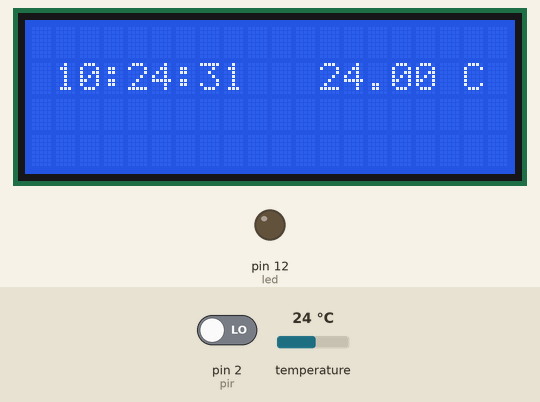
Simulated run of this sketch. Board: Arduino Uno, built with avr-gcc and run on an emulated ATmega328P. On the bench: 20×4 character LCD, output pins drawn as LEDs (lit = HIGH). The test bench sets the inputs (shaded band); at power-on: pin 2 (pir) LOW, temperature 24 °C. The local clock reads 2024-03-15 10:24:30 at power-on unless the sketch sets it; what the sketch prints to the serial monitor is not drawn.

Above: at 1.2 s.
1.3 s: pin 2 (pir) driven HIGH
At 4.0 s:
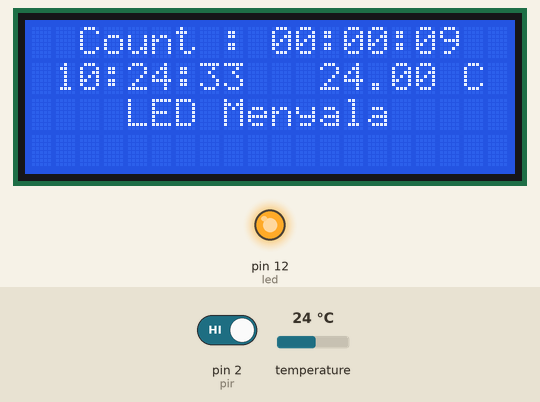
5.5 s: pin 2 (pir) driven LOW
At 6.9 s:
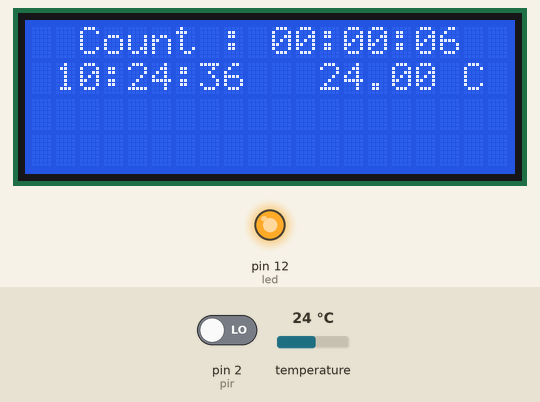
9.7 s: pin 2 (pir) driven HIGH
At 13.8 s:
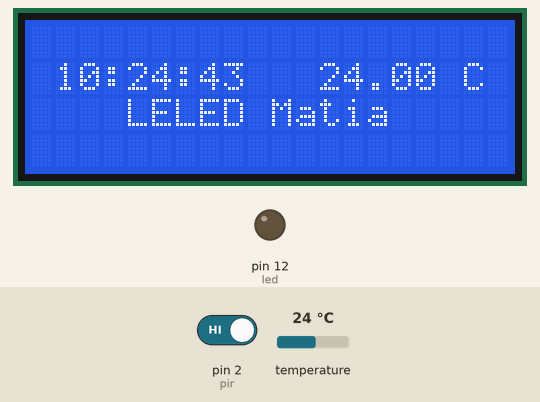
13.9 s: temperature set to 12 °C
At 15.5 s:
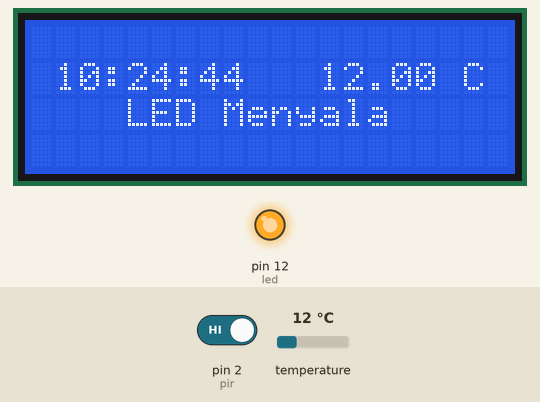
17.2 s: temperature set to 19 °C
At 18.6 s:
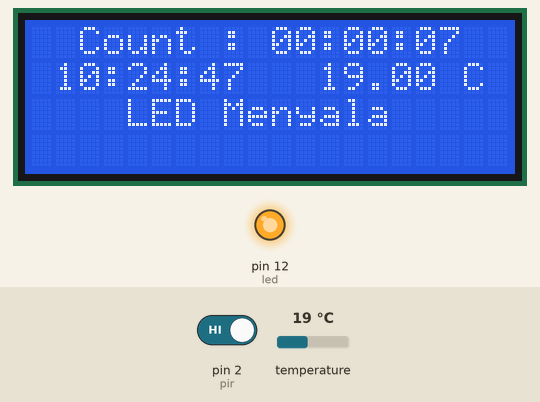
20.3 s: temperature set to 28 °C
At 21.8 s:
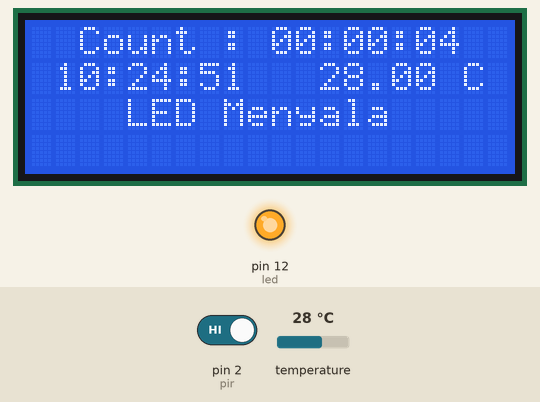
Timing chart, 0 to 23.3 s (numbered marks = the images above; inputs shaded):
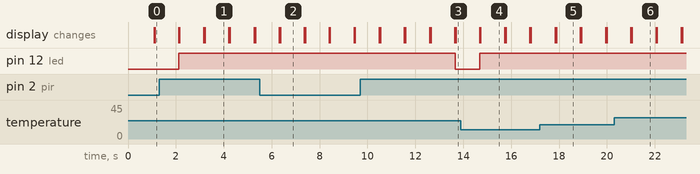

Measured:
- after the input at 1.3 s, pin 12 (led): LOW → HIGH after 0.83 s; the display: first changes after 0.83 s (image 1 shows a later state)
- after the input at 5.5 s, the display: first changes after 0.81 s (image 2 shows a later state)
- after the input at 9.7 s, the display: first changes after 0.79 s (image 3 shows a later state)
- what the display in image 1 shows lasts 1.0 s, from 3.2 s to 4.2 s

The sketch:

PIRCountTimer.ino
```cpp
#include "Countimer.h"
#include <DS3231.h>
#include <Wire.h>
#include <LiquidCrystal_I2C.h>

Countimer timer;
DS3231  rtc(SDA, SCL);
Time t;
LiquidCrystal_I2C lcd(0x27, 20, 4);

const int led = 12;
const int pir = 2;
int pirStatus = LOW;
int nilaiPir;

void setup() {
  Serial.begin(9600);
  rtc.begin();
  lcd.init();
  lcd.backlight();

  pinMode(led, OUTPUT);
  pinMode(pir, INPUT);
  digitalWrite(led, LOW);
  digitalWrite(pir, LOW);

    // Set up count down timer with 10s and call method onComplete() when timer is complete.
    // 00h:00m:10s
     timer.setCounter(0, 0, 10, timer.COUNT_DOWN, onComplete);

    // Print current time every 1s on serial port by calling method refreshClock().
    // timer.setInterval(refreshClock, 1000);
}

void refreshClock() {
  Serial.print("Current count time is: ");
  Serial.println(timer.getCurrentTime());
  lcd.setCursor(2,0);
  lcd.print("Count : ");
  lcd.print(timer.getCurrentTime());
}

void onComplete() {
  Serial.println("Complete!!!");
  lcd.setCursor(6,2);
  lcd.print("LED Mati");
  digitalWrite(led, LOW);
}

void loop() {
//  timer.setCounter(0, 0, 10, timer.COUNT_DOWN, onComplete);
  timer.setInterval(refreshClock, 1000);

  // Run timer
  timer.run();

  t = rtc.getTime();
  lcd.setCursor(1,1);
  lcd.print(t.hour);
  lcd.setCursor(3,1);
  lcd.print(":");
  lcd.setCursor(4,1);
  lcd.print(t.min);
  lcd.setCursor(6,1);
  lcd.print(":");
  lcd.print(t.sec);
  lcd.setCursor(12,1);
  lcd.print(rtc.getTemp());
  lcd.print(" C");
  delay (1000);
  lcd.clear();

  nilaiPir = digitalRead(pir);

    // Now timer is running and listening for actions.
    // If you want to start the timer, you have to call start() method.
    if(nilaiPir == HIGH) {
      timer.start();
      lcd.setCursor(4,2);
      lcd.print("LED Menyala");
      digitalWrite(led, HIGH);
    }
//    else{
//      lcd.setCursor(6,2);
//      lcd.print("LED Mati");
//      digitalWrite(led, LOW);
//    }
}
```
